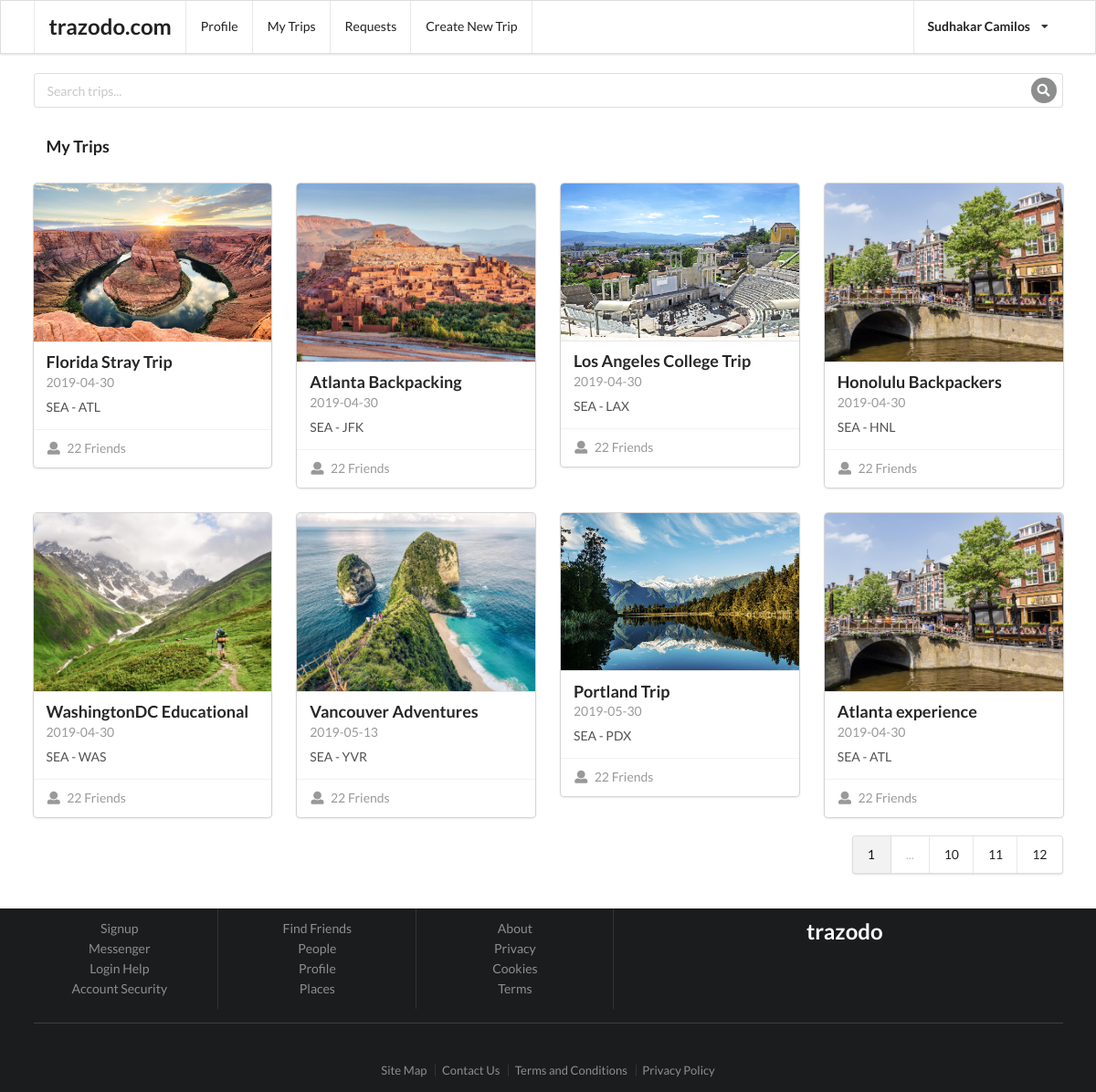
Page /trips on the committed database.
### tables this page shows
CREATE TABLE trip_master (session_id number,trip_name text,trip_type text,trip_origin text,trip_destination text,trip_date date,max_grp number);

### app.py (the view)
@app.route('/trips')
def trips():
    added_trips = []
    with sqlite3.connect('trazodo.db') as connection:
        cursor = connection.cursor()
        cursor.execute("select * from trip_master t")
    for i in cursor.fetchall():
        added_trips.append(list(i))
    print(added_trips)
    return render_template('_trips.html', trips=added_trips)

### templates/_trips.html
{% extends "index.html" %}
{% block content %}
<br>
<br>
<br>
<br>
<div class="ui container">
  <div class="row">
    <div class="ui fluid icon input">
      <input type="text" placeholder="Search trips...">
      <i class="inverted circular search link icon"></i>
    </div>
  </div>
  <br>
  <div class="ui grid container">
    <br>
    <h3>My Trips</h3>
    <div class="row">
      <div class="ui grid">
        {% for trip in trips%}
        <div class="four wide column">
          <div class="ui card">
            <div class="image">
              <img src="static/images/dest/{{range(1,17)|random}}.jpg">
            </div>
            <div class="content">
              <a class="header">{{trip[1]}}</a>
              <div class="meta">
                <span class="date">{{trip[5]}}</span>
              </div>
              <div class="description">
                  {{trip[3]}} - {{trip[4]}}
              </div>
            </div>
            <div class="extra content">
              <a>
                <i class="user icon"></i>
                22 Friends
              </a>
            </div>
          </div>
        </div>
        {% endfor%}
      </div>
    </div>
  </div>
  <br>
  <div class="ui pagination right floated menu">
    <a class="active item">
      1
    </a>
    <div class="disabled item">
      ...
    </div>
    <a class="item">
      10
    </a>
    <a class="item">
      11
    </a>
    <a class="item">
      12
    </a>
  </div>
</div>
<br>
<br>
<br>
<br>
{% endblock %}

### templates/index.html (shortened to what this page needs)
<!doctype html>
<html lang="en">
<head>
    <link rel="stylesheet" href="https://cdnjs.cloudflare.com/ajax/libs/semantic-ui/2.4.1/semantic.css"
>
</head>
<body>
    {% include "_header.html" %}
    {% block content %}{% endblock %}
    {% include "_footer.html" %}
</body>
</html>

### templates/_header.html (shortened to what this page needs)
<div class="ui fixed menu">
        <div class="ui container">
          <a href="#" class="header item">
            <h2>trazodo.com</h2>
          </a>
          <a href="/profile" class="item">Profile</a>
          <a href="/trips" class="item">My Trips</a>
          <a href="/friend_requests" class="item">Requests</a>
          <a href="/create" class="item">Create New Trip</a>
          <a class="ui simple right dropdown item">
            <b>Sudhakar Camilos</b> <i class="dropdown icon"></i>
          </a>
        </div>
      </div>

### templates/_footer.html
<div class="ui inverted vertical footer segment">
    <div class="ui center aligned container">
        <div class="ui stackable inverted divided grid">
            <div class="three wide column">
                <div class="ui inverted link list">
                    <a href="#" class="item">Signup</a>
                    <a href="#" class="item">Messenger</a>
                    <a href="#" class="item">Login Help</a>
                    <a href="#" class="item">Account Security</a>
                </div>
            </div>
            <div class="three wide column">
                <div class="ui inverted link list">
                    <a href="#" class="item">Find Friends</a>
                    <a href="#" class="item">People</a>
                    <a href="#" class="item">Profile</a>
                    <a href="#" class="item">Places</a>
                </div>
            </div>
            <div class="three wide column">
                <div class="ui inverted link list">
                    <a href="#" class="item">About</a>
                    <a href="#" class="item">Privacy</a>
                    <a href="#" class="item">Cookies</a>
                    <a href="#" class="item">Terms</a>
                </div>
            </div>
            <div class="seven wide column">
                <h2 class="ui inverted header">trazodo</h2>
            </div>
        </div>
        <div class="ui inverted section divider"></div>
        <div class="ui horizontal inverted small divided link list">
            <a class="item" href="#">Site Map</a>
            <a class="item" href="#">Contact Us</a>
            <a class="item" href="#">Terms and Conditions</a>
            <a class="item" href="#">Privacy Policy</a>
        </div>
    </div>
</div>

### rows in the picture
trip_master: shows a picture, trip_name "Florida Stray Trip", trip_date "2019-04-30", trip_origin "SEA", trip_destination "ATL"
trip_master: shows a picture, trip_name "Atlanta Backpacking", trip_date "2019-04-30", trip_origin "SEA", trip_destination "JFK"
trip_master: shows a picture, trip_name "Los Angeles College Trip", trip_date "2019-04-30", trip_origin "SEA", trip_destination "LAX"
trip_master: trip_name "Honolulu Backpackers", trip_date "2019-04-30", trip_origin "SEA", trip_destination "HNL"
trip_master: shows a picture, trip_name "WashingtonDC Educational", trip_date "2019-04-30", trip_origin "SEA", trip_destination "WAS"
trip_master: shows a picture, trip_name "Vancouver Adventures", trip_date "2019-05-13", trip_origin "SEA", trip_destination "YVR"
trip_master: shows a picture, trip_name "Portland Trip", trip_date "2019-05-30", trip_origin "SEA", trip_destination "PDX"
trip_master: trip_name "Atlanta experience", trip_date "2019-04-30", trip_origin "SEA", trip_destination "ATL"
